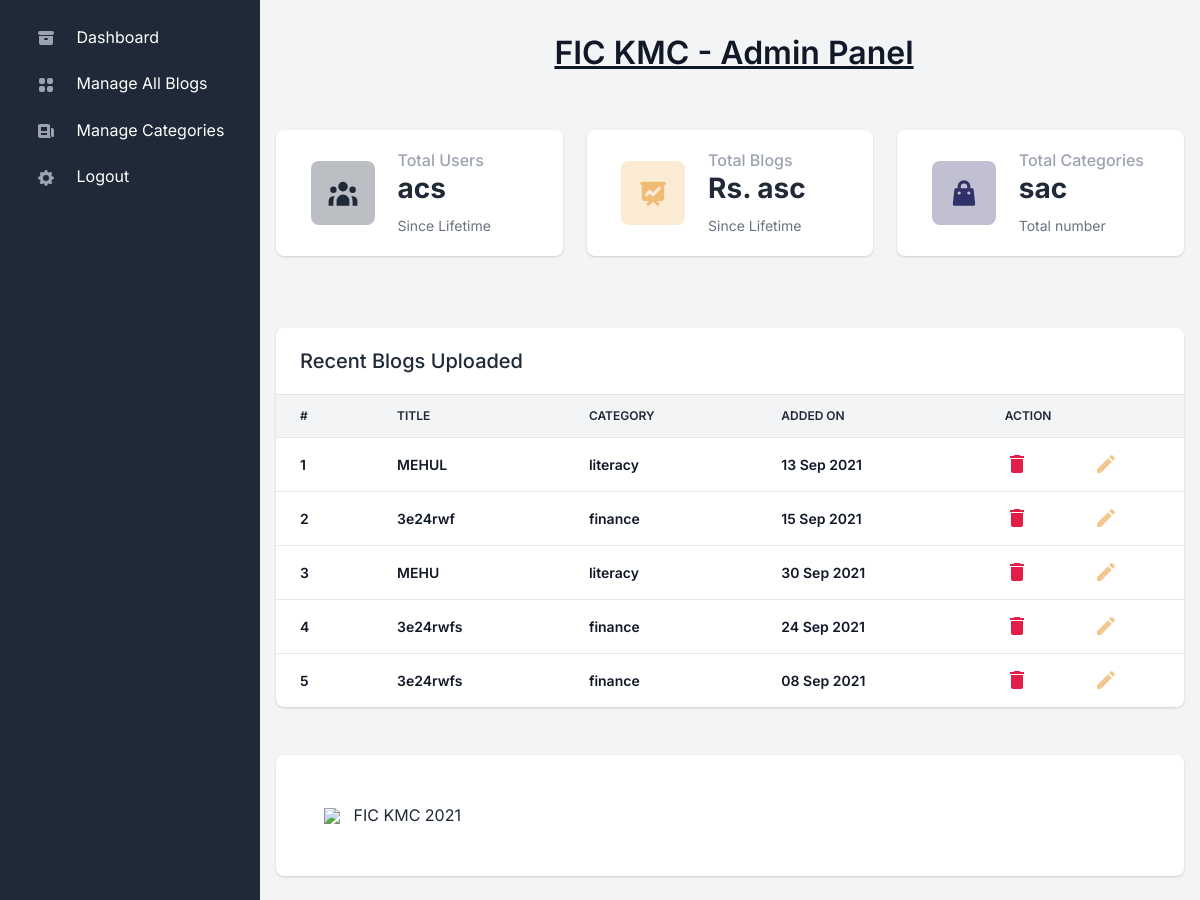
The page /admin/index.php (signed in) on the database its author committed.
### tables this page shows
CREATE TABLE `blog_post` (
  `id` int(11) NOT NULL,
  `title` varchar(120) NOT NULL,
  `url_slug` varchar(120) NOT NULL,
  `image` varchar(255) NOT NULL,
  `posted_on` date DEFAULT current_timestamp(),
  `content` longtext NOT NULL,
  `category_id` int(11) NOT NULL
);

CREATE TABLE `categories` (
  `id` int(11) NOT NULL,
  `category_name` varchar(255) NOT NULL
);

### admin/assets/includes/functions.php (called while the page is built, shortened)
<?php
require 'assets/includes/db.php';
function recentBlogs() {
    global $conn;
    $rows = array();
    $stmt = $conn->prepare("SELECT blog_post.id, blog_post.title, categories.category_name, blog_post.posted_on FROM `blog_post` JOIN `categories` ON blog_post.category_id = categories.id ORDER BY blog_post.id DESC LIMIT 5");
    $stmt->execute();
    if($stmt) {
        $result = $stmt->get_result();
        if($result) {
            while($row = $result->fetch_assoc()) {
                array_push($rows, $row);
            }
            return $rows;
        }
    }
}
?>

### admin/index.php (the view, shortened to what this page needs)
<?php
  include 'assets/includes/header.php';
  include 'assets/includes/sidebar.php';
  include 'assets/includes/navbar.php';
?>
<div class="row py-5">
    <div class="col-12 col-sm-6 col-xl-4 mb-4">
        <div class="card border-0 shadow">
            <div class="card-body">
                <div class="row d-block d-xl-flex align-items-center">
                    <div
                        class="col-12 col-xl-5 text-xl-center mb-3 mb-xl-0 d-flex align-items-center justify-content-xl-center">
                        <div class="icon-shape icon-shape-primary rounded me-4 me-sm-0">
                        </div>
                    </div>
                    <div class="col-12 col-xl-7 px-xl-0">
                        <div class="d-none d-sm-block">
                            <h2 class="h6 text-gray-400 mb-0">Total Users</h2>
                            <h3 class="fw-extrabold mb-2">acs</h3>
                        </div>
                        <small class="d-flex align-items-center text-gray-500">
                            Since Lifetime
                        </small>
                    </div>
                </div>
            </div>
        </div>
    </div>
    <div class="col-12 col-sm-6 col-xl-4 mb-4">
        <div class="card border-0 shadow">
            <div class="card-body">
                <div class="row d-block d-xl-flex align-items-center">
                    <div
                        class="col-12 col-xl-5 text-xl-center mb-3 mb-xl-0 d-flex align-items-center justify-content-xl-center">
                        <div class="icon-shape icon-shape-secondary rounded me-4 me-sm-0">
                        </div>
                    </div>
                    <div class="col-12 col-xl-7 px-xl-0">
                        <div class="d-none d-sm-block">
                            <h2 class="h6 text-gray-400 mb-0">Total Blogs</h2>
                            <h3 class="fw-extrabold mb-2">Rs. asc</h3>
                        </div>
                        <small class="d-flex align-items-center text-gray-500">
                            Since Lifetime
                        </small>
                    </div>
                </div>
            </div>
        </div>
    </div>
    <div class="col-12 col-sm-6 col-xl-4 mb-4">
        <div class="card border-0 shadow">
            <div class="card-body">
                <div class="row d-block d-xl-flex align-items-center">
                    <div
                        class="col-12 col-xl-5 text-xl-center mb-3 mb-xl-0 d-flex align-items-center justify-content-xl-center">
                        <div class="icon-shape icon-shape-tertiary rounded me-4 me-sm-0">
                        </div>
                    </div>
                    <div class="col-12 col-xl-7 px-xl-0">
                        <div class="d-none d-sm-block">
                            <h2 class="h6 text-gray-400 mb-0">Total Categories</h2>
                            <h3 class="fw-extrabold mb-2">sac</h3>
                        </div>
                        <small class="d-flex align-items-center text-gray-500">
                            Total number
                        </small>
                    </div>
                </div>
            </div>
        </div>
    </div>
</div>
<div class="row">
    <div class="col-12 col-xl-12">
        <div class="row">
            <div class="col-12 mb-4">
                <div class="card border-0 shadow">
                    <div class="card-header">
                        <div class="row align-items-center">
                            <div class="col">
                                <h2 class="fs-5 fw-bold mb-0">Recent Blogs Uploaded</h2>
                            </div>
                        </div>
                    </div>
                    <div class="table-responsive">
                        <table class="table align-items-center table-flush">
                            <thead class="thead-light">
                                <tr>
                                    <th class="border-bottom" scope="col">#</th>
                                    <th class="border-bottom" scope="col">Title</th>
                                    <th class="border-bottom" scope="col">Category</th>
                                    <th class="border-bottom" scope="col">Added On</th>
                                    <th class="border-bottom" scope="col">Action</th>
                                </tr>
                            </thead>
                            <tbody>
                            <?php
                                $blogDetails = recentBlogs();
                                $i = 0;
                                foreach($blogDetails as $blogDetail) {
                                    $i++;
                                    $id = $blogDetail["id"];
                            ?>
                                <tr>
                                    <th class="fw-bolder text-gray-900" scope="row">
                                       <?php echo $i; ?>
                                    </th>
                                    <td class="fw-bolder text-gray-900" scope="row">
                                       <?php echo $blogDetail['title']; ?>
                                    </td>
                                    <td class="fw-bolder text-gray-900" scope="row">
                                       <?php echo $blogDetail['category_name']; ?>
                                    </td>
                                    <td class="fw-bolder text-gray-900">
                                       <?php echo date('d M Y', strtotime($blogDetail['posted_on'])); ?>
                                    </td>
                                    <td class="fw-bolder text-gray-900">
                                        <div class="row">
                                            <div class="col"><a href="#" onclick="deleteType('blog', <?php echo $id; ?>)"><svg style="width:24px;height:24px" class="text-danger" viewBox="0 0 24 24"><path fill="currentColor" d="M19,4H15.5L14.5,3H9.5L8.5,4H5V6H19M6,19A2,2 0 0,0 8,21H16A2,2 0 0,0 18,19V7H6V19Z" /></svg></a></div>
                                            <div class="col"><a href="#" onclick="editBlog(<?php echo $id; ?>)"><svg style="width:24px;height:24px" class="text-warning" viewBox="0 0 24 24"><path fill="currentColor" d="M20.71,7.04C21.1,6.65 21.1,6 20.71,5.63L18.37,3.29C18,2.9 17.35,2.9 16.96,3.29L15.12,5.12L18.87,8.87M3,17.25V21H6.75L17.81,9.93L14.06,6.18L3,17.25Z" /></svg></a></div>
                                        </div>
                                    </td>
                                </tr>
                            <?php } ?>
                            </tbody>
                        </table>
                    </div>
                </div>
            </div>
        </div>
    </div>
</div>
<?php
include 'assets/includes/footer.php';
?>

### admin/assets/includes/header.php (shortened to what this page needs)
<?php
require 'assets/includes/functions.php';
?>
<!DOCTYPE html>
<html lang="en">
<head>
    <link type="text/css" href="assets/css/bootstrap.css" rel="stylesheet" />
</head>
<body>

### admin/assets/includes/sidebar.php (shortened to what this page needs)
<nav id="sidebarMenu" class="sidebar d-lg-block bg-gray-800 text-white collapse" data-simplebar>
  <div class="sidebar-inner px-4 pt-3">
    <ul class="nav flex-column pt-3 pt-md-0">
      <li class="nav-item" href="./">
        <a href="./" class="nav-link">
          <span class="sidebar-icon">
            <svg class="icon icon-xs me-2" fill="currentColor" viewBox="0 0 20 20" xmlns="http://www.w3.org/2000/svg"><path d="M4 3a2 2 0 100 4h12a2 2 0 100-4H4z"></path><path fill-rule="evenodd" d="M3 8h14v7a2 2 0 01-2 2H5a2 2 0 01-2-2V8zm5 3a1 1 0 011-1h2a1 1 0 110 2H9a1 1 0 01-1-1z" clip-rule="evenodd"></path></svg>
          </span>
          <span class="sidebar-text">Dashboard</span>
        </a>
      </li>
       <li class="nav-item" href="./manage-all-blogs.php">
        <a href="./manage-all-blogs.php" class="nav-link">
          <span class="sidebar-icon">
          </span>
          <span class="sidebar-text">Manage All Blogs</span>
        </a>
      </li>
      <li class="nav-item" href="/manage-categories.ph">
        <a href="./manage-categories.php" class="nav-link">
          <span class="sidebar-icon">
          </span>
          <span class="sidebar-text">Manage Categories</span>
        </a>
      </li>
      <li class="nav-item" onclick="document.getElementById('logout-form').submit()">
        <a onclick="document.getElementById('logout-form').submit()" class="nav-link">
          <span class="sidebar-icon">
          </span>
          <span class="sidebar-text">Logout</span>
        </a>
      </li>
    </ul>
  </div>
</nav>

### admin/assets/includes/navbar.php
<main class="content">
<nav class="navbar navbar-top navbar-expand navbar-dashboard navbar-dark ps-0 pe-2 pb-0">
  <div class="container-fluid px-0">
    <div class="d-flex justify-content-center w-100" id="navbarSupportedContent">
      <ul class="navbar-nav align-items-center">
        <li class="nav-item dropdown ms-lg-3">
          <h2 class="pt-3 fw-bold text-gray-900"><b><u>FIC KMC - Admin Panel</u></b></h2>
        </li>
      </ul>
    </div>
  </div>
</nav>

### admin/assets/includes/footer.php (shortened to what this page needs)
<footer class="bg-white rounded shadow p-5 mb-4 mt-4">
    <div class="row">
        <div class="col-12 col-md-4 col-xl-6 mb-4 mb-md-0">
            <p class="mb-0 text-center text-lg-start"><a class="text-primary fw-normal" href="http://fickmc.in" target="_blank"><img src="http://fickmc.in/assets/images/logo.jpg" width="60" /> &nbsp;&nbsp;FIC KMC <?php echo date('Y'); ?>  </a></p>
        </div>
        <div class="col-12 col-md-8 col-xl-6 text-center text-lg-start">
        </div>
    </div>
</footer>
</main>
</body>
</html>

### rows shown on the page
blog_post: title "MEHUL", category.category_name "literacy", posted_on "13 Sep 2021"
blog_post: title "3e24rwf", category.category_name "finance", posted_on "15 Sep 2021"
blog_post: title "MEHU", category.category_name "literacy", posted_on "30 Sep 2021"
blog_post: title "3e24rwfs", category.category_name "finance", posted_on "24 Sep 2021"
blog_post: title "3e24rwfs", category.category_name "finance", posted_on "08 Sep 2021"
